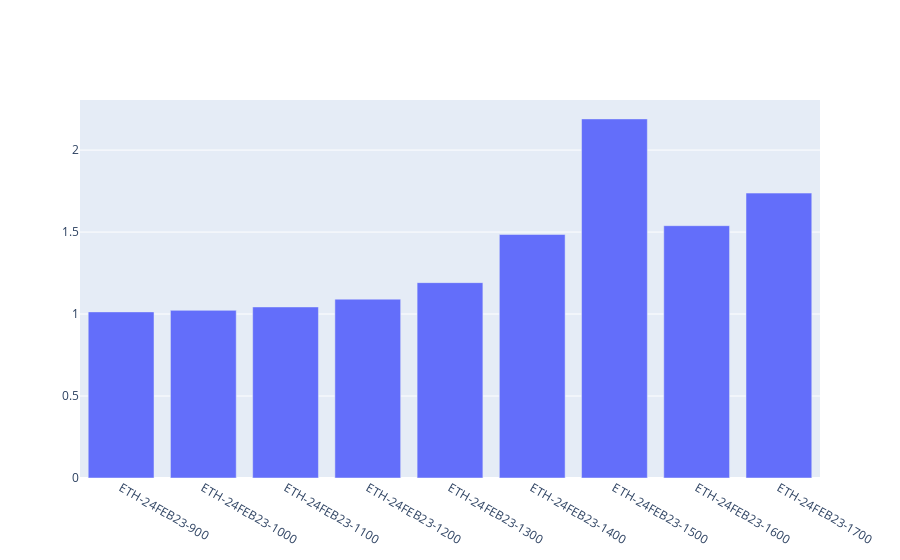

Notebook code for this chart:
### Code cell
dices2 = pd.DataFrame(np.random.randint(low=1, high=7, size=(100, 2)), columns=('Кость 1', 'Кость 2'))
dices2['Сумма'] = dices2['Кость 1'] + dices2['Кость 2']
dices3 = pd.DataFrame(np.random.randint(low=1, high=7, size=(1000, 2)), columns=('Кость 1', 'Кость 2'))
dices3['Сумма'] = dices3['Кость 1'] + dices3['Кость 2']

fig = go.Figure()
# fig.add_trace(go.Histogram(x=dices['Сумма']))
for i in range(len(res)):
    # fig.add_trace(go.Histogram(x=r))
    # fig.add_trace(go.Histogram(x=r))
    fig2 = px.bar(res[0], x=np.array([res[i][0]]), y=np.array([res[i][1]]))
    
    # fig2 = px.bar(df, x="x", y="y")
    fig.add_trace(fig2.data[0])

# fig.add_trace(go.Histogram(x=dices3['Сумма']))
fig.show()

### Figure 1 — Plotly figure (JSON) as saved in the notebook; plotly's stock layout.template omitted (floating-point values rounded to 4 significant figures)
{"data": [{"alignmentgroup": "True", "hovertemplate": "x=%{x}<br>y=%{y}<extra></extra>", "legendgroup": "", "marker": {"color": "#636efa", "pattern": {"shape": ""}}, "name": "", "offsetgroup": "", "orientation": "v", "showlegend": false, "textposition": "auto", "type": "bar", "x": ["ETH-24FEB23-900"], "xaxis": "x", "y": [1.013], "yaxis": "y"}, {"alignmentgroup": "True", "hovertemplate": "x=%{x}<br>y=%{y}<extra></extra>", "legendgroup": "", "marker": {"color": "#636efa", "pattern": {"shape": ""}}, "name": "", "offsetgroup": "", "orientation": "v", "showlegend": false, "textposition": "auto", "type": "bar", "x": ["ETH-24FEB23-1000"], "xaxis": "x", "y": [1.022], "yaxis": "y"}, {"alignmentgroup": "True", "hovertemplate": "x=%{x}<br>y=%{y}<extra></extra>", "legendgroup": "", "marker": {"color": "#636efa", "pattern": {"shape": ""}}, "name": "", "offsetgroup": "", "orientation": "v", "showlegend": false, "textposition": "auto", "type": "bar", "x": ["ETH-24FEB23-1100"], "xaxis": "x", "y": [1.043], "yaxis": "y"}, {"alignmentgroup": "True", "hovertemplate": "x=%{x}<br>y=%{y}<extra></extra>", "legendgroup": "", "marker": {"color": "#636efa", "pattern": {"shape": ""}}, "name": "", "offsetgroup": "", "orientation": "v", "showlegend": false, "textposition": "auto", "type": "bar", "x": ["ETH-24FEB23-1200"], "xaxis": "x", "y": [1.091], "yaxis": "y"}, {"alignmentgroup": "True", "hovertemplate": "x=%{x}<br>y=%{y}<extra></extra>", "legendgroup": "", "marker": {"color": "#636efa", "pattern": {"shape": ""}}, "name": "", "offsetgroup": "", "orientation": "v", "showlegend": false, "textposition": "auto", "type": "bar", "x": ["ETH-24FEB23-1300"], "xaxis": "x", "y": [1.192], "yaxis": "y"}, {"alignmentgroup": "True", "hovertemplate": "x=%{x}<br>y=%{y}<extra></extra>", "legendgroup": "", "marker": {"color": "#636efa", "pattern": {"shape": ""}}, "name": "", "offsetgroup": "", "orientation": "v", "showlegend": false, "textposition": "auto", "type": "bar", "x": ["ETH-24FEB23-1400"], "xaxis": "x", "y": [1.485], "yaxis": "y"}, {"alignmentgroup": "True", "hovertemplate": "x=%{x}<br>y=%{y}<extra></extra>", "legendgroup": "", "marker": {"color": "#636efa", "pattern": {"shape": ""}}, "name": "", "offsetgroup": "", "orientation": "v", "showlegend": false, "textposition": "auto", "type": "bar", "x": ["ETH-24FEB23-1500"], "xaxis": "x", "y": [2.19], "yaxis": "y"}, {"alignmentgroup": "True", "hovertemplate": "x=%{x}<br>y=%{y}<extra></extra>", "legendgroup": "", "marker": {"color": "#636efa", "pattern": {"shape": ""}}, "name": "", "offsetgroup": "", "orientation": "v", "showlegend": false, "textposition": "auto", "type": "bar", "x": ["ETH-24FEB23-1600"], "xaxis": "x", "y": [1.539], "yaxis": "y"}, {"alignmentgroup": "True", "hovertemplate": "x=%{x}<br>y=%{y}<extra></extra>", "legendgroup": "", "marker": {"color": "#636efa", "pattern": {"shape": ""}}, "name": "", "offsetgroup": "", "orientation": "v", "showlegend": false, "textposition": "auto", "type": "bar", "x": ["ETH-24FEB23-1700"], "xaxis": "x", "y": [1.738], "yaxis": "y"}], "layout": {"autosize": true, "xaxis": {"autorange": true, "range": [-0.5, 8.5], "type": "category"}, "yaxis": {"autorange": true, "range": [0, 2.305], "type": "linear"}}}
